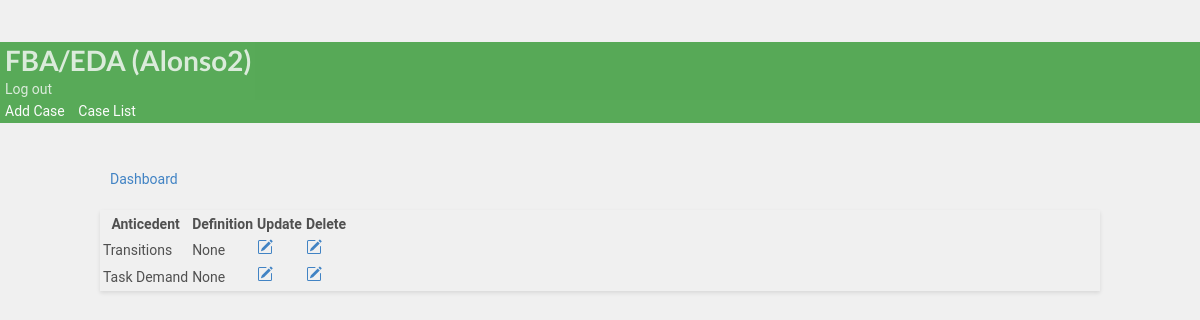
Page /edit_anticedent/1/ (signed in) on the earlier database version.
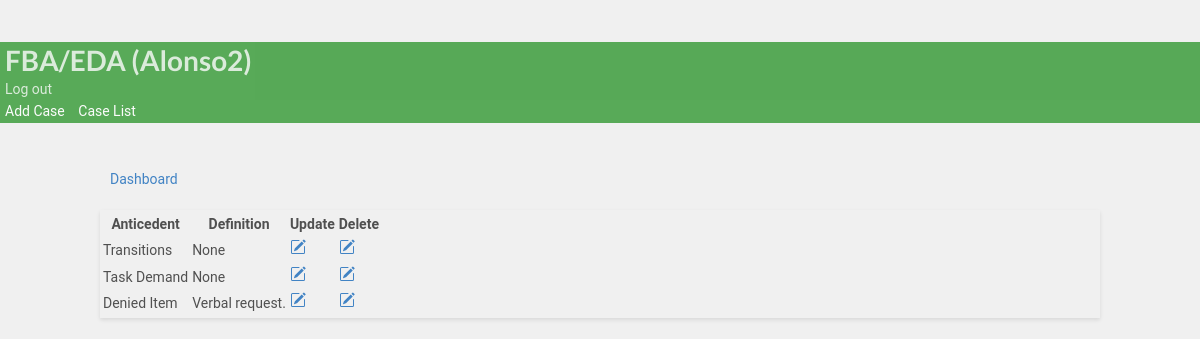
Same page on the later database version.
### bip/models.py (models this page shows)
class Anticedent(models.Model):
        anticedentincident = models.CharField(max_length=50,verbose_name= 'Antecedent', null=True, blank=True)
        student= models.ForeignKey(Student,on_delete=models.CASCADE)
        anticedent_definition = models.CharField(null=True, blank=True, max_length=1000, verbose_name= 'Antecedent Definition')
        user = models.ForeignKey(CustomUser, on_delete=models.CASCADE,  default=None)
        def __str__(self):
          return self.anticedentincident

### bip/views.py (the view)
# urls.py: path('edit_anticedent/<pk>/', views.edit_anticedent_view, name='edit_anticedent'),
@login_required(login_url='case_manager_login')
@user_passes_test(is_case_manager)
def edit_anticedent_view(request, pk ):
    student = Student.objects.get(id=pk)
    anticedent = Anticedent.objects.all()
    anticedentset = student.anticedent_set.all()
    context= {
        'anticedentset':anticedentset,
        'student':student,
    }
    return render(request, 'bip/edit_anticedent.html', context)

### bip/context_processors.py (called while the page is built)
def user_context(request):
    user = get_user(request)
    return {'user': user}

### bip/templatetags/custom_filters.py (called while the page is built)
@register.filter(name='is_case_manager')
def is_case_manager(user):
    return user.groups.filter(name='CASE MANAGER').exists()

### bip/views.py (called while the page is built)
def is_case_manager(user):
    return user.groups.filter(name='CASE MANAGER').exists()

### bip/templates/bip/edit_anticedent.html (shortened to what this page needs)
{% extends 'partials/base.html' %}
{% block content %}
<br>
<br>
<div class="container">
  <a class="btn btn-outline-info btn-sm btn-block" href="{% url 'bip:dashboard' student.id %}"
  >Dashboard</a>
<br>
<div class="row">
  <div class="col-md">
    <div class="card card-body">
      <table class="table table-striped">
        <tr>
          <th>Anticedent</th>
          <th>Definition</th>
          <th>Update</th>
          <th>Delete</th>
        </tr>
        {% for anticedent_incident in anticedentset %}
                <tr>
                    <td>{{anticedent_incident }}</td>
                    <td>{{anticedent_incident.anticedent_definition }}</td>
                    <td><a class="btn btn-warning" href="{% url 'bip:update_anticedent' anticedent_incident.id%}"></a>
                    </td>
                    <td><a class="btn btn-danger" href="{% url 'bip:delete_anticedent' anticedent_incident.id %}"></a></td>
                </tr>
        {% endfor%}
      </table>
    </div>
  </div>
</div>
<br>
<br>
<br>
{% endblock %}

Differences in the rows shown:
added Anticedent: anticedentincident "Denied Item", anticedent_definition "Verbal request."
